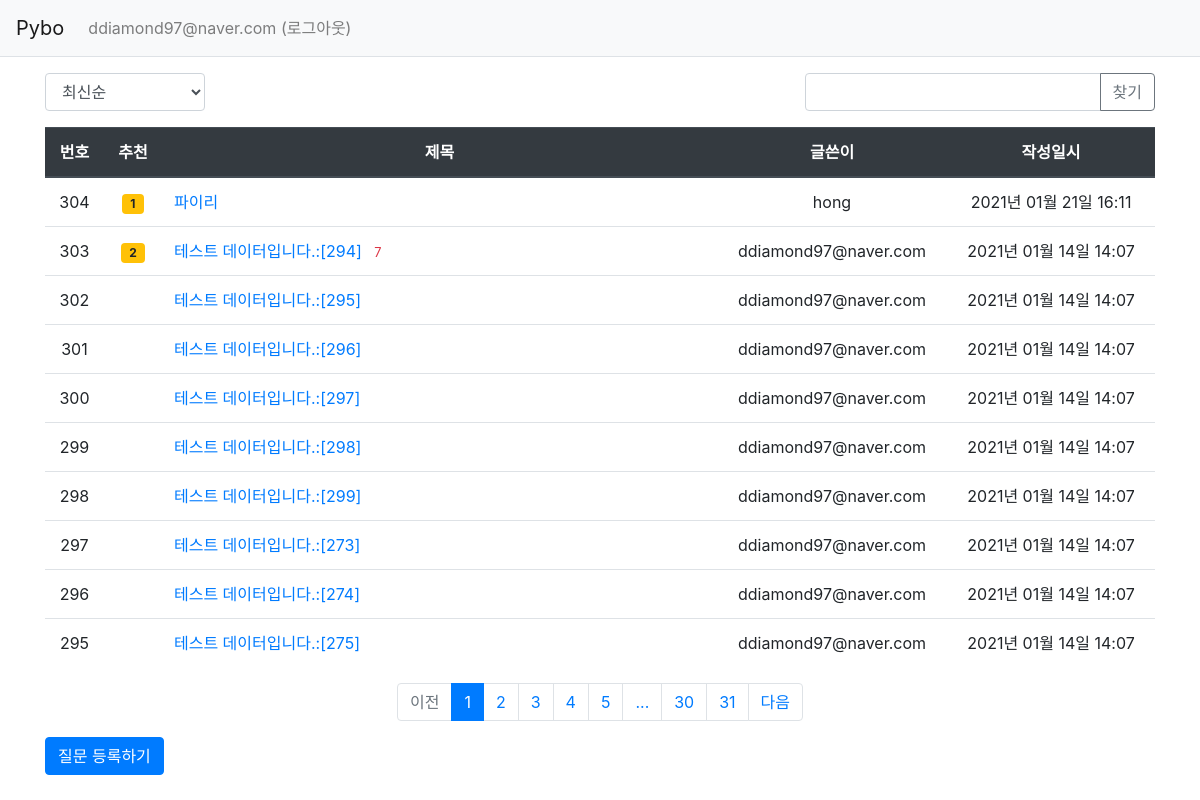
/question/list/ (signed in), run on the app's committed database.
### pybo/models.py (models this page shows)
class User(db.Model):
    id = db.Column(db.Integer, primary_key=True)
    username = db.Column(db.String(150), unique=True, nullable=False)
    password = db.Column(db.String(200), nullable=False)
    email = db.Column(db.String(120), unique=True, nullable=False)

class Question(db.Model):
    id = db.Column(db.Integer, primary_key=True)
    subject = db.Column(db.String(200), nullable=False)
    content = db.Column(db.Text(), nullable=False)
    create_date = db.Column(db.DateTime(), nullable=False)
    user_id = db.Column(db.Integer, db.ForeignKey('user.id', ondelete='CASCADE'), nullable=False)
    user = db.relationship('User', backref=db.backref('question_set'))
    modify_date = db.Column(db.DateTime(), nullable=True)
    voter = db.relationship('User',secondary=question_voter, backref=db.backref('question_voter_set'))

### pybo/views/question_views.py (the view, shortened to what this page needs)
@bp.route('/list/')
def _list():
    page = request.args.get('page', type=int, default=1)
    kw = request.args.get('kw', type=str, default='')
    so = request.args.get('so', type=str, default='recent')
    if so == 'recommend':
        sub_query = db.session.query(
            question_voter.c.question_id, func.count('*').label('num_voter'))\
            .group_by(question_voter.c.question_id).subquery()
        question_list=Question.query\
            .outerjoin(sub_query, Question.id==sub_query.c.question_id)\
            .order_by(sub_query.c.num_voter.desc(), Question.create_date.desc())
    elif so == 'popular':
        sub_query = db.session.query(
            Answer.question_id, func.count('*').label('num_answer')).group_by(Answer.question_id).subquery()
        question_list = Question.query \
            .outerjoin(sub_query, Question.id == sub_query.c.question_id)\
            .order_by(sub_query.c.num_answer.desc(), Question.create_date.desc())
    else:
        question_list = Question.query.order_by(Question.create_date.desc())
    question_list =question_list.paginate(page, per_page=10)
    return render_template('question/question_list.html', question_list=question_list, page=page, kw=kw, so=so)

### pybo/filter.py (called while the page is built)
def format_datetime(value, fmt='%Y년 %m월 %d일 %H:%M'):
    return value.strftime(fmt)

### pybo/views/auth_views.py (called while the page is built)
@bp.before_app_request
def load_logged_in_user():
    user_id = session.get('user_id')
    if user_id is None:
        g.user = None
    else:
        g.user = User.query.get(user_id)

### pybo/templates/question/question_list.html (shortened to what this page needs)
{% extends 'base.html' %}
{% block content %}
<div class = "container my-3">
    <div class="row justify-content-between my-3">
        <div class="col-2">
            <select class="form-control so">
                <option value="recent"{% if so=='recent' %}selected{% endif %}>최신순</option>
            </select>
        </div>
        <div class="col-4 input-group">
            <input type="text" class="form-control kw" value="{{ kw or '' }}">
            <div class="input-group-append">
                <button class="btn btn-outline-secondary" type="button" id="btn_search">찾기</button>
            </div>
        </div>
    </div>
    <table class="table">
        <thead>
        <tr class ="text-center thead-dark">
            <th>번호</th>
            <th>추천</th>
            <th style="width:50%">제목</th>
            <th>글쓴이</th>
            <th>작성일시</th>
        </tr>
        </thead>
        <tbody>
        {% if question_list %}
        {% for question in question_list.items %}
        <tr class="text-center">
            <td>{{ question_list.total-((question_list.page-1)*question_list.per_page)-loop.index0 }}</td>
            <td>
                {% if question.voter|length >0 %}
                <span class="badge badge-warning px-2 py-1">{{ question.voter|length }}</span>
                {% endif %}
            </td>
            <td class="text-left">
                <a href="{{url_for('question.detail',question_id=question.id)}}">{{question.subject}}</a>
                {% if question.answer_set|length > 0 %}
                <span class="text-danger small ml-2">{{question.answer_set|length}}</span>
                {% endif %}
            </td>
            <td>{{question.user.username}}</td>
            <td>{{question.create_date|datetime}}</td>
        </tr>
        {% endfor %}
        {% else %}
        <tr>
            <td colspan="3">질문이 없습니다.</td>
        </tr>
        {% endif %}
        </tbody>
    </table>
    <ul class="pagination justify-content-center">
        {% if question_list.has_prev%}
        <li class="page-item">
            <a class="page-link" data-page="{{ question_list.prev_num }}" href="#">이전</a>
        </li>
        {% else %}
        <li class="page-item disabled">
            <a class="page-link" tabindex="-1" aria-disabled="true" href="#">이전</a>
        </li>
        {% endif %}
        {% for page_num in question_list.iter_pages() %}
            {% if page_num %}
                {% if page_num != question_list.page %}
                <li class="page-item">
                    <a class="page-link" data-page="{{ page_num }}" href="#">{{ page_num }}</a>
                </li>
                {%else%}
                <li class="page-item active" aria-current="page">
                    <a class="page-link" href="#">{{page_num}}</a>
                </li>
                {% endif %}
            {%else%}
                <li class="disabled">
                    <a class="page-link" href="#">...</a>
                </li>
            {%endif%}
        {%endfor%}
        {%if question_list.has_next%}
        <li class="page-item">
            <a class="page-link" data-page="{{ question_list.next_num }}" href="#">다음</a>
        </li>
        {%endif%}
    </ul>
    <a href="{{url_for('question.create')}}" class="btn btn-primary">질문 등록하기</a>
</div>
{% endblock %}

### pybo/templates/navbar.html (shortened to what this page needs)
<nav class="navbar navbar-expand-lg navbar-light bg-light border-bottom">
    <a class="navbar-brand" href="{{url_for('main.index')}}">Pybo</a>
    <div class="collapse navbar-collapse flex-grow-0" id="navbarNav">
        {% if g.user %}
        <ul class="navbar-nav">
            <li class="nav-item">
                <a class="nav-link" href="{{url_for('auth.logout')}}">{{ g.user.username }} (로그아웃)</a>
            </li>
        </ul>
        {% endif %}
    </div>
</nav>

### data on the page
User: user.username "ddiamond97@naver.com"
Question: total "304", voter|length "1", subject "파이리", user.username "hong", create_date "2021년 01월 21일 16:11"
Question: total "303", voter|length "2", subject "테스트 데이터입니다.:[294]", answer_set|length "7", user.username "ddiamond97@naver.com", create_date "2021년 01월 14일 14:07"
Question: total "302", subject "테스트 데이터입니다.:[295]", user.username "ddiamond97@naver.com", create_date "2021년 01월 14일 14:07"
Question: id "301", subject "테스트 데이터입니다.:[296]", user.username "ddiamond97@naver.com", create_date "2021년 01월 14일 14:07"
Question: total "300", subject "테스트 데이터입니다.:[297]", user.username "ddiamond97@naver.com", create_date "2021년 01월 14일 14:07"
Question: total "299", subject "테스트 데이터입니다.:[298]", user.username "ddiamond97@naver.com", create_date "2021년 01월 14일 14:07"
Question: total "298", subject "테스트 데이터입니다.:[299]", user.username "ddiamond97@naver.com", create_date "2021년 01월 14일 14:07"
Question: total "297", subject "테스트 데이터입니다.:[273]", user.username "ddiamond97@naver.com", create_date "2021년 01월 14일 14:07"
Question: total "296", subject "테스트 데이터입니다.:[274]", user.username "ddiamond97@naver.com", create_date "2021년 01월 14일 14:07"
Question: total "295", subject "테스트 데이터입니다.:[275]", user.username "ddiamond97@naver.com", create_date "2021년 01월 14일 14:07"

### other printed values
{{ page_num }} "1"
{{ page_num }} "2" "3" "4" "5" "30" "31"
